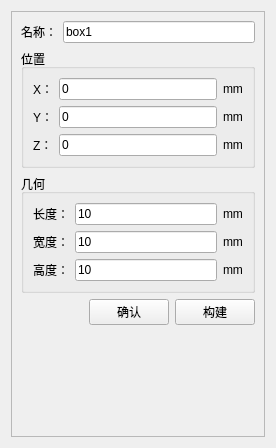
<?xml version="1.0" encoding="UTF-8"?>
<ui version="4.0">
 <class>FCBoxSettingsWidget</class>
 <widget class="QWidget" name="FCBoxSettingsWidget">
  <property name="geometry">
   <rect>
    <x>0</x>
    <y>0</y>
    <width>276</width>
    <height>448</height>
   </rect>
  </property>
  <property name="windowTitle">
   <string>Form</string>
  </property>
  <layout class="QGridLayout" name="gridLayout">
   <item row="0" column="0">
    <widget class="QFrame" name="frame">
     <property name="frameShape">
      <enum>QFrame::StyledPanel</enum>
     </property>
     <property name="frameShadow">
      <enum>QFrame::Raised</enum>
     </property>
     <layout class="QVBoxLayout" name="verticalLayout_3">
      <item>
       <layout class="QHBoxLayout" name="horizontalLayout">
        <item>
         <widget class="QLabel" name="label">
          <property name="text">
           <string>名称：</string>
          </property>
         </widget>
        </item>
        <item>
         <widget class="QLineEdit" name="lineEdit_name">
          <property name="text">
           <string>box1</string>
          </property>
         </widget>
        </item>
       </layout>
      </item>
      <item>
       <widget class="QGroupBox" name="groupBox">
        <property name="title">
         <string>位置</string>
        </property>
        <layout class="QVBoxLayout" name="verticalLayout">
         <item>
          <layout class="QHBoxLayout" name="horizontalLayout_2">
           <item>
            <widget class="QLabel" name="label_2">
             <property name="text">
              <string>X：</string>
             </property>
            </widget>
           </item>
           <item>
            <widget class="QLineEdit" name="lineEdit_locationX">
             <property name="text">
              <string>0</string>
             </property>
            </widget>
           </item>
           <item>
            <widget class="QLabel" name="label_8">
             <property name="text">
              <string>mm</string>
             </property>
            </widget>
           </item>
          </layout>
         </item>
         <item>
          <layout class="QHBoxLayout" name="horizontalLayout_3">
           <item>
            <widget class="QLabel" name="label_3">
             <property name="text">
              <string>Y：</string>
             </property>
            </widget>
           </item>
           <item>
            <widget class="QLineEdit" name="lineEdit_locationY">
             <property name="text">
              <string>0</string>
             </property>
            </widget>
           </item>
           <item>
            <widget class="QLabel" name="label_9">
             <property name="text">
              <string>mm</string>
             </property>
            </widget>
           </item>
          </layout>
         </item>
         <item>
          <layout class="QHBoxLayout" name="horizontalLayout_4">
           <item>
            <widget class="QLabel" name="label_4">
             <property name="text">
              <string>Z：</string>
             </property>
            </widget>
           </item>
           <item>
            <widget class="QLineEdit" name="lineEdit_locationZ">
             <property name="text">
              <string>0</string>
             </property>
            </widget>
           </item>
           <item>
            <widget class="QLabel" name="label_10">
             <property name="text">
              <string>mm</string>
             </property>
            </widget>
           </item>
          </layout>
         </item>
        </layout>
       </widget>
      </item>
      <item>
       <widget class="QGroupBox" name="groupBox_2">
        <property name="title">
         <string>几何</string>
        </property>
        <layout class="QVBoxLayout" name="verticalLayout_2">
         <item>
          <layout class="QHBoxLayout" name="horizontalLayout_5">
           <item>
            <widget class="QLabel" name="label_5">
             <property name="text">
              <string>长度：</string>
             </property>
            </widget>
           </item>
           <item>
            <widget class="QLineEdit" name="lineEdit_length">
             <property name="text">
              <string>10</string>
             </property>
            </widget>
           </item>
           <item>
            <widget class="QLabel" name="label_11">
             <property name="text">
              <string>mm</string>
             </property>
            </widget>
           </item>
          </layout>
         </item>
         <item>
          <layout class="QHBoxLayout" name="horizontalLayout_6">
           <item>
            <widget class="QLabel" name="label_6">
             <property name="text">
              <string>宽度：</string>
             </property>
            </widget>
           </item>
           <item>
            <widget class="QLineEdit" name="lineEdit_width">
             <property name="text">
              <string>10</string>
             </property>
            </widget>
           </item>
           <item>
            <widget class="QLabel" name="label_12">
             <property name="text">
              <string>mm</string>
             </property>
            </widget>
           </item>
          </layout>
         </item>
         <item>
          <layout class="QHBoxLayout" name="horizontalLayout_7">
           <item>
            <widget class="QLabel" name="label_7">
             <property name="text">
              <string>高度：</string>
             </property>
            </widget>
           </item>
           <item>
            <widget class="QLineEdit" name="lineEdit_height">
             <property name="text">
              <string>10</string>
             </property>
            </widget>
           </item>
           <item>
            <widget class="QLabel" name="label_13">
             <property name="text">
              <string>mm</string>
             </property>
            </widget>
           </item>
          </layout>
         </item>
        </layout>
       </widget>
      </item>
      <item>
       <layout class="QHBoxLayout" name="horizontalLayout_8">
        <item>
         <spacer name="horizontalSpacer">
          <property name="orientation">
           <enum>Qt::Horizontal</enum>
          </property>
          <property name="sizeHint" stdset="0">
           <size>
            <width>40</width>
            <height>20</height>
           </size>
          </property>
         </spacer>
        </item>
        <item>
         <widget class="QPushButton" name="pushButton_ok">
          <property name="text">
           <string>确认</string>
          </property>
         </widget>
        </item>
        <item>
         <widget class="QPushButton" name="pushButton_build">
          <property name="text">
           <string>构建</string>
          </property>
         </widget>
        </item>
       </layout>
      </item>
      <item>
       <spacer name="verticalSpacer">
        <property name="orientation">
         <enum>Qt::Vertical</enum>
        </property>
        <property name="sizeHint" stdset="0">
         <size>
          <width>20</width>
          <height>103</height>
         </size>
        </property>
       </spacer>
      </item>
     </layout>
    </widget>
   </item>
  </layout>
 </widget>
 <resources/>
 <connections/>
</ui>
